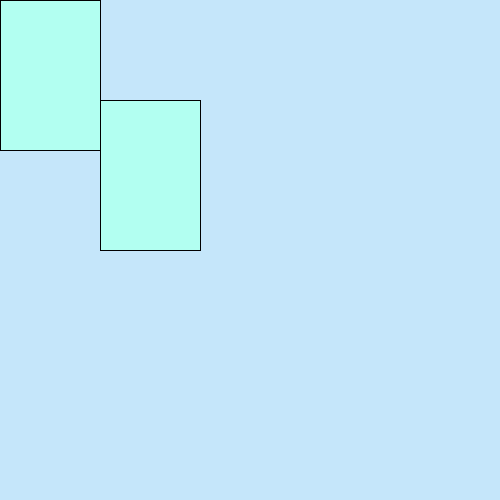
Frame 1 (no input)
Frame 60 (the mouse pressed at the canvas centre just before this capture): identical to frame 1, image omitted
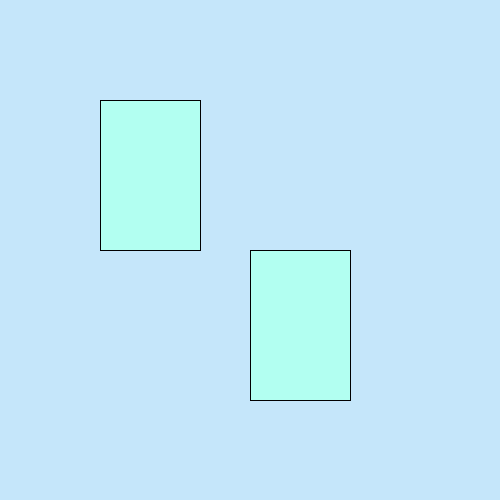
Frame 120 (the mouse held since frame 60 and released just before this capture)

The Processing sketch that drew these frames (run headless with seeded random() and noise(); from frame 60 on, the mouse is pressed at the canvas centre):

// Processing sketch: week01_2
// ── week01_2.pde
void setup(){
  size(500,500);
}
void draw(){
  background(#C5E6FA);
  fill(#B2FFF1);
  rect(100,100,100,150);
  rect(mouseX,mouseY,100,150);
}
